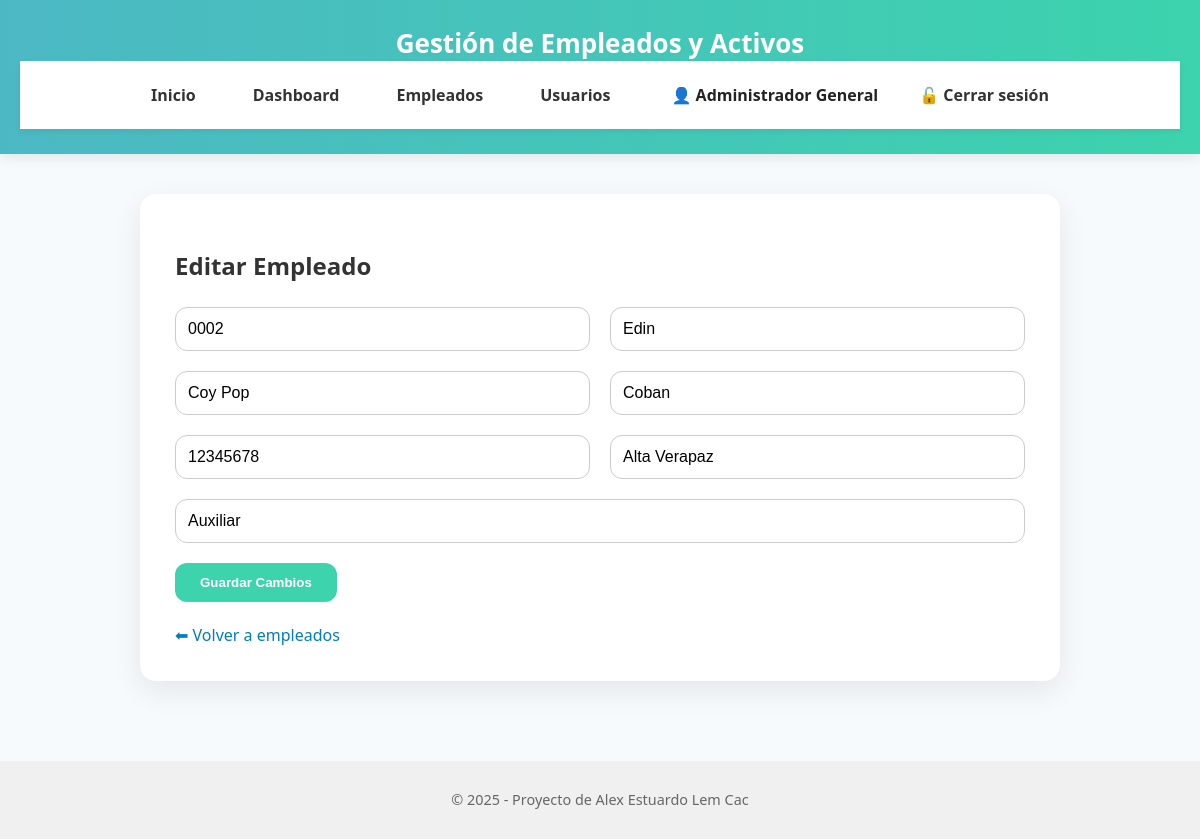
Screenshot of /empleados/editar/2 (signed in) with the database file from the repository.
### tables this page shows
CREATE TABLE empleados (
    id INTEGER PRIMARY KEY AUTOINCREMENT,
    codigo TEXT UNIQUE NOT NULL,
    nombres TEXT NOT NULL,
    apellidos TEXT NOT NULL,
    direccion TEXT NOT NULL,
    telefono TEXT NOT NULL,
    departamento TEXT NOT NULL,
    puesto TEXT NOT NULL
);

### controllers/empleados.py (the view, shortened to what this page needs)
@empleados_bp.route('/editar/<int:id>', methods=['GET', 'POST'])
@login_required
def editar_empleado(id):
    if request.method == 'GET':
        empleado = obtener_empleado_por_id(id)
        return render_template('editar_empleado.html', empleado=empleado)

### models/empleado_model.py (called while the page is built)
def conectar():
    return sqlite3.connect(Config.DATABASE)

def obtener_empleado_por_id(id_empleado):
    conn = conectar()
    cursor = conn.cursor()
    cursor.execute("SELECT * FROM empleados WHERE id = ?", (id_empleado,))
    empleado = cursor.fetchone()
    conn.close()
    return empleado

### utils/decoradores.py (called while the page is built)
def login_required(f):
    @wraps(f)
    def decorated_function(*args, **kwargs):
        if 'usuario' not in session:
            flash("Debes iniciar sesión para acceder.", "error")
            return redirect(url_for('inicio'))
        return f(*args, **kwargs)
    return decorated_function

### templates/editar_empleado.html (shortened to what this page needs)
{% extends "base.html" %}
{% block content %}
<div class="contenedor">
  <h2>Editar Empleado</h2>
  <form method="POST" class="formulario-grid">
    <div class="form-row">
      <input type="text" name="codigo" value="{{ empleado[1] }}" placeholder="Código" required>
      <input type="text" name="nombres" value="{{ empleado[2] }}" placeholder="Nombres" required>
    </div>
    <div class="form-row">
      <input type="text" name="apellidos" value="{{ empleado[3] }}" placeholder="Apellidos" required>
      <input type="text" name="direccion" value="{{ empleado[4] }}" placeholder="Dirección" required>
    </div>
    <div class="form-row">
      <input type="text" name="telefono" value="{{ empleado[5] }}" placeholder="Teléfono (8 dígitos)" pattern="[0-9]{8}" required>
      <input type="text" name="departamento" value="{{ empleado[6] }}" placeholder="Departamento" required>
    </div>
    <div class="form-row">
      <input type="text" name="puesto" value="{{ empleado[7] }}" placeholder="Puesto" required>
    </div>
    <div class="form-row">
      <button type="submit">Guardar Cambios</button>
    </div>
  </form>
  <br>
  <a href="{{ url_for('empleados_bp.listar_empleados') }}">⬅ Volver a empleados</a>
</div>
{% endblock %}

### static/css/estilo.css (style rules this page uses)
body { font-family: 'Segoe UI', sans-serif; margin: 0; background-color: #f7fafd; color: #333; }
.contenedor { background: white; padding: 35px; max-width: 850px; margin: auto; border-radius: 16px; box-shadow: 0 10px 30px rgba(0, 0, 0, 0.08); }
.formulario-grid { display: flex; flex-direction: column; gap: 20px; margin-top: 25px; }
.form-row { display: flex; flex-wrap: wrap; gap: 20px; }
.form-row input, .form-row select { flex: 1; padding: 12px; font-size: 16px; border: 1px solid #ccc; border-radius: 12px; outline-color: #3CD3AD; }
.form-row button, button { background-color: #3CD3AD; color: white; padding: 12px 25px; border: none; border-radius: 12px; font-weight: bold; cursor: pointer; transition: background 0.3s ease; }
a { color: #007dbc; text-decoration: none; font-weight: 500; }

### rows the page displays
empleados: codigo "0002", nombres "Edin", apellidos "Coy Pop", direccion "Coban", telefono "12345678", departamento "Alta Verapaz", puesto "Auxiliar"

### other values shown
{{ session['usuario'] }} "Administrador General"
